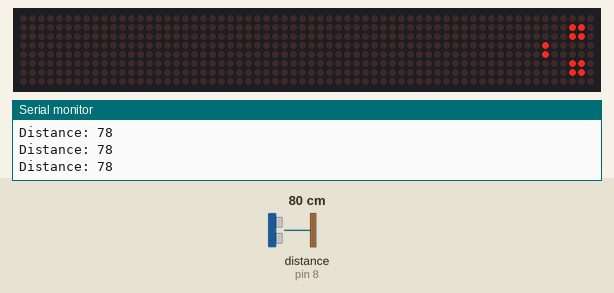
Simulated run of this sketch. Board: Arduino Uno, built with avr-gcc and run on an emulated ATmega328P. On the bench: 64×8 LED matrix, the last lines printed to the serial monitor. Wiring (inferred from the names in the program): ultrasonic range finder: trigger pin 7; echo pin 8. Inputs (shaded band) come from the test bench; at power-on: distance to the obstacle (sensor on pin 8) 80 cm. The echo pulse lasts 58.3 µs per cm.

Above: at 1.2 s.
1.3 s: distance to the obstacle (sensor on pin 8) set to 8 cm
4.3 s: distance to the obstacle (sensor on pin 8) set to 5 cm
At 5.2 s:
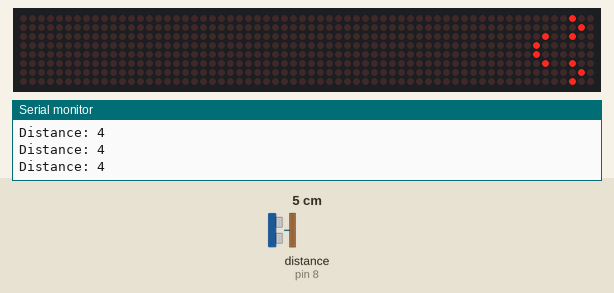
5.9 s: distance to the obstacle (sensor on pin 8) set to 9 cm
At 6.6 s:
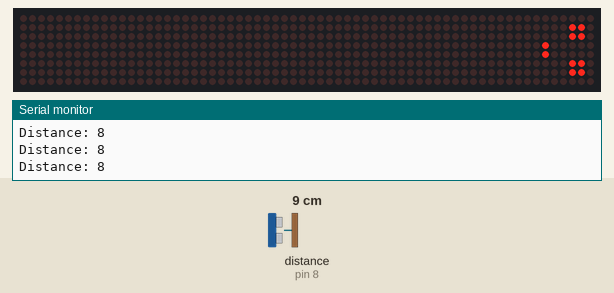
7.5 s: distance to the obstacle (sensor on pin 8) set to 2 cm
At 8.2 s:
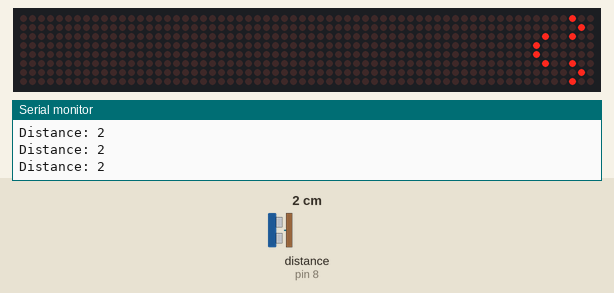
Timing chart, 0 to 10.1 s (numbered marks = the images above; inputs shaded):
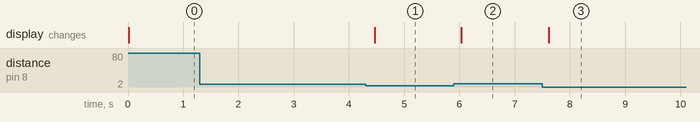

Measured:
- the behaviour switches between 7 and 6 cm on distance to the obstacle (sensor on pin 8) (found by bisection; images 0 and 1)
- after the input at 4.3 s, the display: changes after 0.16 s (image 1)
- after the input at 5.9 s, the display: changes after 0.14 s (image 2)
- after the input at 7.5 s, the display: changes after 0.11 s (image 3)

The sketch:

led_8x8_caras_ultrasonico.ino
```cpp
#include <LedControl.h>                   // Library for LED Control


const int trigPin = 7;                          // Assign Arduino Pin 7 as Trig Pin

const int echoPin = 8;                       // Assign Arduino Pin 8 as Echo Pin


long duration;                                   // Initialize Variable

int distance;                                     // Initialize Variable


int DIN = 12;                                     // Assign Arduino Pin D12

int CS =  11;                                     // Assign Arduino Pin D11 as Chip Select

int CLK = 10;                                   // Assign Arduino Pin D10 as Clock

byte smile[8] =   {0x04, 0x02, 0x24, 0x40, 0x40, 0x24, 0x02, 0x04}; // Matrix to Print Smile

byte nosmile[8] =   {0x00, 0x06, 0x06, 0x20, 0x20, 0x06, 0x06, 0x00}; // Matrix to Print NoSmile


LedControl lc = LedControl(DIN, CLK, CS, 0);
void setup()

{

  pinMode(trigPin, OUTPUT);                                 // Sets the trigPin as an Output

  pinMode(echoPin, INPUT);                                  // Sets the echoPin as an Input

  Serial.begin(9600);                                              // Starts the serial communication

  lc.shutdown(0, false);

  lc.setIntensity(0, 15);                                           // Set the brightness to maximum value

  lc.clearDisplay(0);                                               // and clear the display


}


void loop()

{

  digitalWrite(trigPin, LOW);

  delayMicroseconds(2);

  digitalWrite(trigPin, HIGH);

  delayMicroseconds(10);

  digitalWrite(trigPin, LOW);

  duration = pulseIn(echoPin, HIGH);

  distance = duration * 0.034 / 2;                             // Calculating the distance

  Serial.print("Distance: ");                                       // Prints the distance on the Serial Monitor

  Serial.println(distance);


  if (distance < 6)                                                     // When the distance is less than 6 cm

  {

    printByte(smile);                                                // Print Smile on LCD

    delay(150);                                                        // Hold By 150 ms


  }

  else

  {

    printByte(nosmile);                                          // Print No smile on LCD

    delay(150);                                                      // Hold By 150 ms

  }

}


void printByte(byte character [])                         // Function to Print Characters

{

  int i = 0;

  for (i = 0; i < 8; i++)                                          // Loop for Printing Characters

  {

    lc.setRow(0, i, character[i]);                           // Set the Row to Print Characters

  }

}
```
